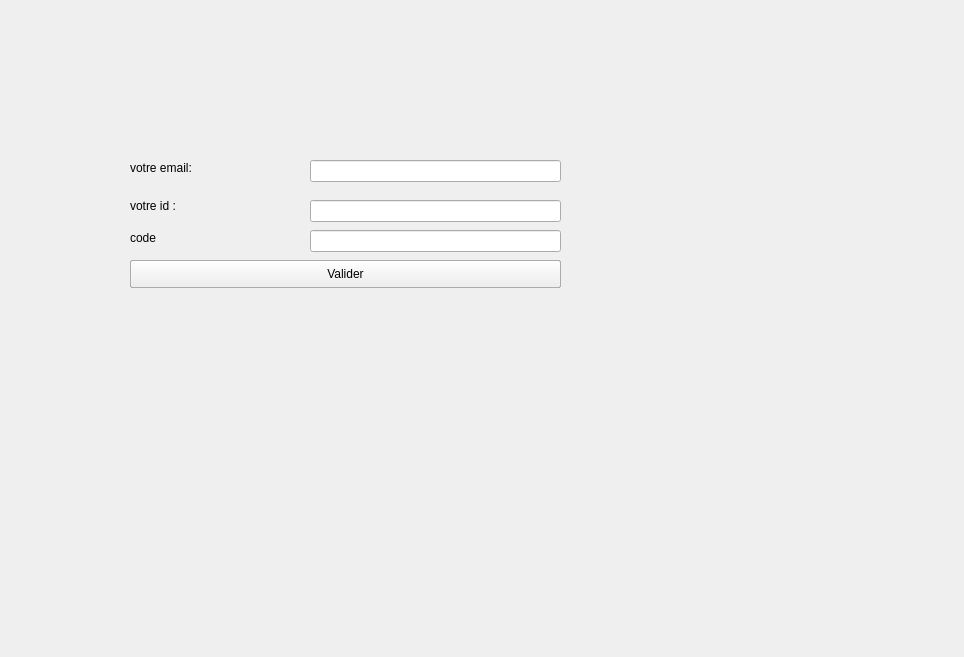
<?xml version="1.0" encoding="UTF-8"?>
<ui version="4.0">
 <class>recuperermotdepasse</class>
 <widget class="QDialog" name="recuperermotdepasse">
  <property name="geometry">
   <rect>
    <x>0</x>
    <y>0</y>
    <width>964</width>
    <height>657</height>
   </rect>
  </property>
  <property name="windowTitle">
   <string>Dialog</string>
  </property>
  <widget class="QWidget" name="widgetEtape1" native="true">
   <property name="geometry">
    <rect>
     <x>120</x>
     <y>110</y>
     <width>681</width>
     <height>261</height>
    </rect>
   </property>
   <widget class="QLabel" name="label_3">
    <property name="geometry">
     <rect>
      <x>10</x>
      <y>50</y>
      <width>91</width>
      <height>16</height>
     </rect>
    </property>
    <property name="text">
     <string>votre email:</string>
    </property>
   </widget>
   <widget class="QLabel" name="label_4">
    <property name="geometry">
     <rect>
      <x>10</x>
      <y>80</y>
      <width>151</width>
      <height>31</height>
     </rect>
    </property>
    <property name="text">
     <string>votre id : </string>
    </property>
   </widget>
   <widget class="QPushButton" name="validerEtape1_2">
    <property name="geometry">
     <rect>
      <x>10</x>
      <y>150</y>
      <width>431</width>
      <height>28</height>
     </rect>
    </property>
    <property name="text">
     <string>Valider</string>
    </property>
   </widget>
   <widget class="QLineEdit" name="inputEmail_2">
    <property name="geometry">
     <rect>
      <x>190</x>
      <y>50</y>
      <width>251</width>
      <height>22</height>
     </rect>
    </property>
   </widget>
   <widget class="QLineEdit" name="inputId_2">
    <property name="geometry">
     <rect>
      <x>190</x>
      <y>90</y>
      <width>251</width>
      <height>22</height>
     </rect>
    </property>
   </widget>
  </widget>
  <widget class="QWidget" name="widgetEtape2" native="true">
   <property name="geometry">
    <rect>
     <x>120</x>
     <y>180</y>
     <width>681</width>
     <height>141</height>
    </rect>
   </property>
   <widget class="QLabel" name="label_5">
    <property name="geometry">
     <rect>
      <x>10</x>
      <y>50</y>
      <width>91</width>
      <height>16</height>
     </rect>
    </property>
    <property name="text">
     <string>code</string>
    </property>
   </widget>
   <widget class="QPushButton" name="validerEtape2">
    <property name="geometry">
     <rect>
      <x>10</x>
      <y>80</y>
      <width>431</width>
      <height>28</height>
     </rect>
    </property>
    <property name="text">
     <string>Valider</string>
    </property>
   </widget>
   <widget class="QLineEdit" name="code">
    <property name="geometry">
     <rect>
      <x>190</x>
      <y>50</y>
      <width>251</width>
      <height>22</height>
     </rect>
    </property>
   </widget>
  </widget>
 </widget>
 <resources/>
 <connections/>
</ui>
